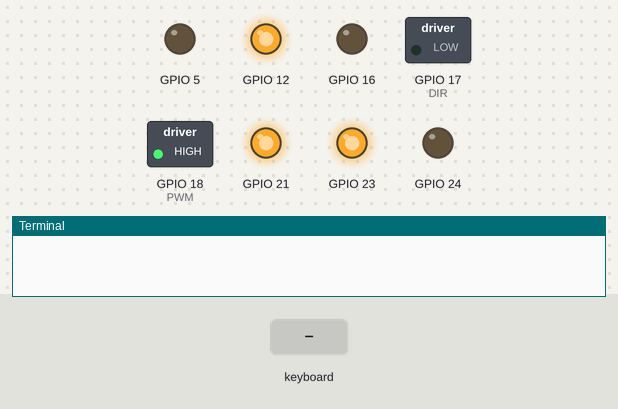
Simulated run of this program. Board: Raspberry Pi (BCM pin numbers). Parts: switched loads named in the program (green lamp = pin HIGH), output pins drawn as LEDs (lit = HIGH), the last lines printed to the terminal. The test bench sets the inputs (shaded band). The full-screen text the program places in the terminal is not drawn. At 5.8 s the program stops and its outputs stay as they are.

Above: at 1.2 s.
1.3 s: key "e" typed on the keyboard
At 2.5 s:
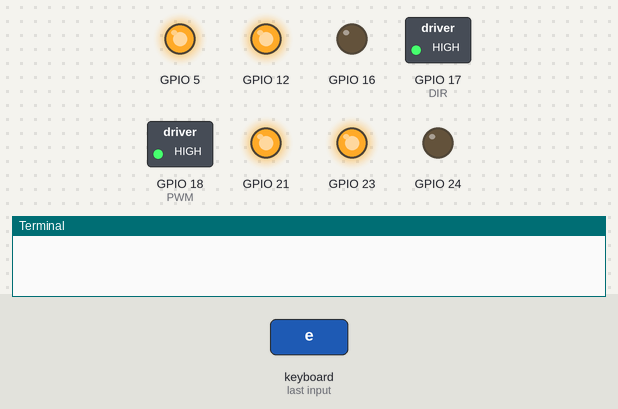
2.8 s: key "r" typed on the keyboard
At 3.9 s:
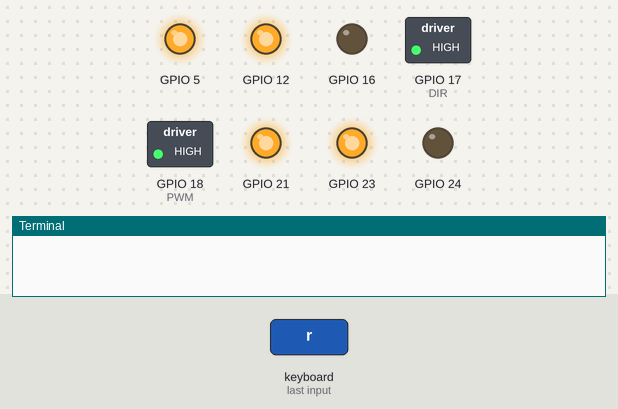
4.3 s: key "f" typed on the keyboard
At 5.2 s:
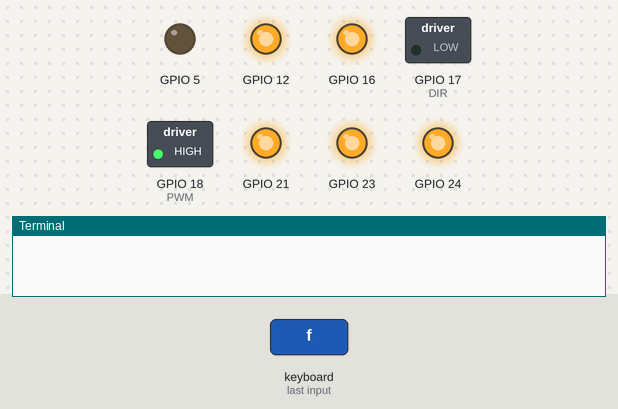
5.8 s: key esc typed on the keyboard
At 7.0 s:
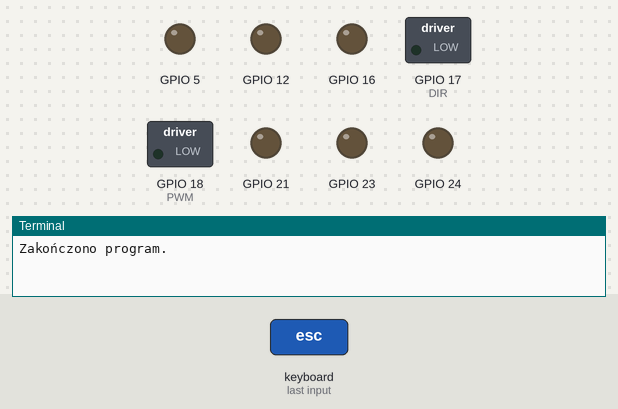
Timing chart, 0 to 7.3 s (numbered marks = the images above; inputs shaded):
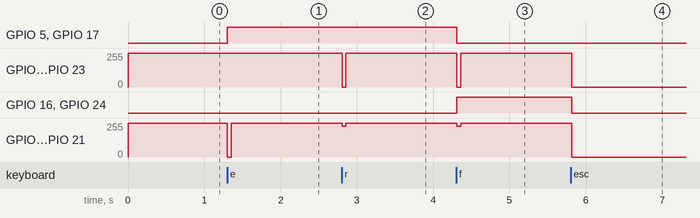

Measured:
- after the input at 1.3 s, GPIO 5, GPIO 17 (DIR): LOW → HIGH at once; GPIO 12, GPIO 23: 255/255 → 252/255 at once, → 255/255 0.05 s later; GPIO 18 (PWM), GPIO 21: 255/255 → 0/255 at once, → 255/255 0.05 s later
- after the input at 2.8 s, GPIO 12, GPIO 23: 255/255 → 0/255 at once, → 255/255 0.05 s later; GPIO 18 (PWM), GPIO 21: 255/255 → 230/255 at once, → 255/255 0.05 s later
- after the input at 4.3 s, GPIO 5, GPIO 17 (DIR): HIGH → LOW at once; GPIO 12, GPIO 23: 255/255 → 0/255 at once, → 255/255 0.05 s later; GPIO 16, GPIO 24: LOW → HIGH at once; GPIO 18 (PWM), GPIO 21: 255/255 → 230/255 at once, → 255/255 0.05 s later
- after the input at 5.8 s, GPIO 12, GPIO 18 (PWM), GPIO 21, GPIO 23: 255/255 → 0/255 at once; GPIO 16, GPIO 24: HIGH → LOW at once

The program:

motors_arrows.py
```python
import RPi.GPIO as GPIO
import curses
import time

# ========== GPIO Setup ==========

MOTOR_PINS = {
    1: {'PWM': 18, 'DIR': 17},
    2: {'PWM': 23, 'DIR': 24},
    3: {'PWM': 12, 'DIR': 16},
    4: {'PWM': 21, 'DIR': 5},
}

GPIO.setmode(GPIO.BCM)
pwm_instances = {}

# Inicjalizacja pinów
for motor_id, pins in MOTOR_PINS.items():
    GPIO.setup(pins['PWM'], GPIO.OUT)
    GPIO.setup(pins['DIR'], GPIO.OUT)
    pwm = GPIO.PWM(pins['PWM'], 10000)  # 10 kHz
    pwm.start(0)
    pwm_instances[motor_id] = pwm

speed = 50  # Początkowa prędkość (0-100)

# ========== Sterowanie silnikami ==========

def set_motor(motor_id, direction: bool, speed_percent: int):
    GPIO.output(MOTOR_PINS[motor_id]['DIR'], GPIO.HIGH if direction else GPIO.LOW)
    pwm_instances[motor_id].ChangeDutyCycle(speed_percent)

def stop_all():
    for motor_id in MOTOR_PINS:
        pwm_instances[motor_id].ChangeDutyCycle(100)

def move_forward():
    set_motor(1, True, speed)
    set_motor(2, False, speed)
    set_motor(3, False, speed)
    set_motor(4, True, speed)

def move_backward():
    set_motor(1, False, speed)
    set_motor(2, True, speed)
    set_motor(3, True, speed)
    set_motor(4, False, speed)

def turn_left():
    set_motor(1, True, speed)
    set_motor(2, True, speed)
    set_motor(3, True, speed)
    set_motor(4, True, speed)

def turn_right():
    set_motor(1, False, speed)
    set_motor(2, False, speed)
    set_motor(3, False, speed)
    set_motor(4, False, speed)

def arc_NE():
    set_motor(1, True, 0)
    set_motor(2, False, 99)
    set_motor(3, False, 99)
    set_motor(4, True, 0)

def arc_NW():
    set_motor(1, True, 90)
    set_motor(2, False, 0)
    set_motor(3, False, 0)
    set_motor(4, True, 90)

def arc_SW():
    set_motor(1, False, 90)
    set_motor(2, True, 0)
    set_motor(3, True, 0)
    set_motor(4, False, 90)

def arc_SE():
    set_motor(1, False, 0)
    set_motor(2, True, 90)
    set_motor(3, True, 90)
    set_motor(4, False, 0)

def main(stdscr):
    global speed
    curses.cbreak()
    stdscr.nodelay(True)
    stdscr.clear()

    stdscr.addstr(0, 0, "Strzałki: sterowanie | ESC: wyjście")

    while True:
        key = stdscr.getch()

        if key == curses.KEY_UP:
            move_forward()
            stdscr.addstr(1, 0, "Jazda do przodu     ")
        elif key == curses.KEY_DOWN:
            move_backward()
            stdscr.addstr(1, 0, "Jazda do tyłu       ")
        elif key == curses.KEY_LEFT:
            turn_left()
            stdscr.addstr(1, 0, "Skręt w lewo        ")
        elif key == curses.KEY_RIGHT:
            turn_right()
            stdscr.addstr(1, 0, "Skręt w prawo       ")
        elif key == ord('+'):
            speed = min(100, speed + 10)
            stdscr.addstr(2, 0, f"Prędkość: {speed}%     ")
        elif key == ord('-'):
            speed = max(0, speed - 10)
            stdscr.addstr(2, 0, f"Prędkość: {speed}%     ")
        elif key == ord('e'):
            arc_NE()
            stdscr.addstr(1, 0, "arc NE       ")
        elif key == ord('r'):
            arc_NW()
            stdscr.addstr(1, 0, "arc NW       ")
        elif key == ord('f'):
            arc_SW()
            stdscr.addstr(1, 0, "arc SW       ")
        elif key == ord('d'):
            arc_SE()
            stdscr.addstr(1, 0, "arc SE     ")
        elif key == 27:  # ESC
            break
        else:
            stop_all()
            stdscr.addstr(1, 0, "Silniki zatrzymane  ")

        stdscr.refresh()
        time.sleep(0.05)

try:
    curses.wrapper(main)

finally:
    stop_all()
    for pwm in pwm_instances.values():
        pwm.stop()
    GPIO.cleanup()
    print("Zakończono program.")
```
